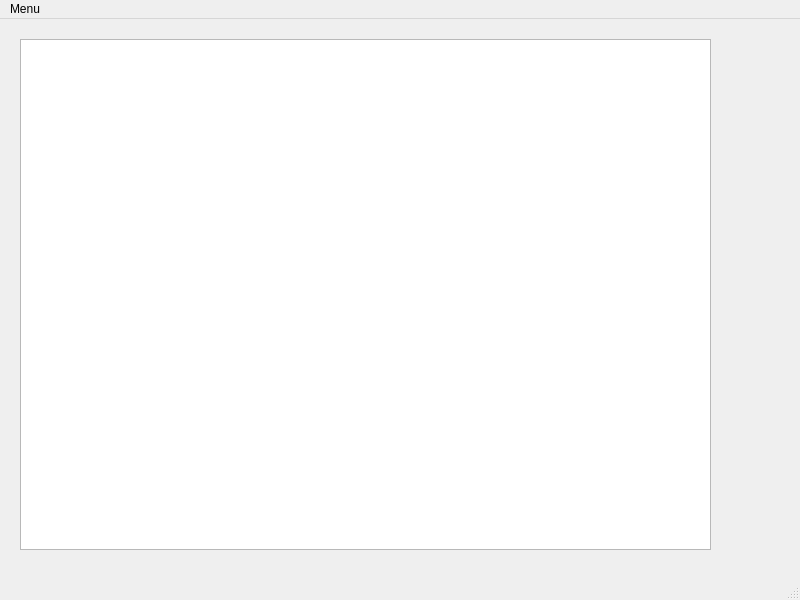
<?xml version="1.0" encoding="UTF-8"?>
<ui version="4.0">
 <class>GestionBorne</class>
 <widget class="QMainWindow" name="GestionBorne">
  <property name="geometry">
   <rect>
    <x>0</x>
    <y>0</y>
    <width>800</width>
    <height>600</height>
   </rect>
  </property>
  <property name="windowTitle">
   <string>GestionBorne</string>
  </property>
  <widget class="QWidget" name="centralwidget">
   <widget class="QTextEdit" name="affichage">
    <property name="geometry">
     <rect>
      <x>20</x>
      <y>20</y>
      <width>691</width>
      <height>511</height>
     </rect>
    </property>
   </widget>
  </widget>
  <widget class="QMenuBar" name="menubar">
   <property name="geometry">
    <rect>
     <x>0</x>
     <y>0</y>
     <width>800</width>
     <height>22</height>
    </rect>
   </property>
   <widget class="QMenu" name="menuMenu">
    <property name="title">
     <string>Menu</string>
    </property>
    <widget class="QMenu" name="menuAjouter_une_Borne">
     <property name="title">
      <string>Ajouter une Borne</string>
     </property>
     <addaction name="actionBorne_Fontaine"/>
     <addaction name="actionBorne_Stationnement"/>
    </widget>
    <addaction name="menuAjouter_une_Borne"/>
    <addaction name="actionSupprimer_une_Borne"/>
    <addaction name="actionQuitter"/>
   </widget>
   <addaction name="menuMenu"/>
  </widget>
  <widget class="QStatusBar" name="statusbar"/>
  <action name="actionSupprimer_une_Borne">
   <property name="text">
    <string>Supprimer une Borne</string>
   </property>
  </action>
  <action name="actionQuitter">
   <property name="text">
    <string>Quitter</string>
   </property>
  </action>
  <action name="actionBorne_Fontaine">
   <property name="text">
    <string>Borne Fontaine</string>
   </property>
  </action>
  <action name="actionBorne_Stationnement">
   <property name="text">
    <string>Borne Stationnement</string>
   </property>
  </action>
 </widget>
 <resources/>
 <connections>
  <connection>
   <sender>actionQuitter</sender>
   <signal>triggered()</signal>
   <receiver>GestionBorne</receiver>
   <slot>close()</slot>
   <hints>
    <hint type="sourcelabel">
     <x>-1</x>
     <y>-1</y>
    </hint>
    <hint type="destinationlabel">
     <x>399</x>
     <y>299</y>
    </hint>
   </hints>
  </connection>
  <connection>
   <sender>actionBorne_Fontaine</sender>
   <signal>triggered()</signal>
   <receiver>GestionBorne</receiver>
   <slot>dialogFontaine()</slot>
   <hints>
    <hint type="sourcelabel">
     <x>-1</x>
     <y>-1</y>
    </hint>
    <hint type="destinationlabel">
     <x>399</x>
     <y>299</y>
    </hint>
   </hints>
  </connection>
  <connection>
   <sender>actionBorne_Stationnement</sender>
   <signal>triggered()</signal>
   <receiver>GestionBorne</receiver>
   <slot>dialogStationnement()</slot>
   <hints>
    <hint type="sourcelabel">
     <x>-1</x>
     <y>-1</y>
    </hint>
    <hint type="destinationlabel">
     <x>399</x>
     <y>299</y>
    </hint>
   </hints>
  </connection>
  <connection>
   <sender>actionSupprimer_une_Borne</sender>
   <signal>triggered()</signal>
   <receiver>GestionBorne</receiver>
   <slot>dialogSupprimer()</slot>
   <hints>
    <hint type="sourcelabel">
     <x>-1</x>
     <y>-1</y>
    </hint>
    <hint type="destinationlabel">
     <x>399</x>
     <y>299</y>
    </hint>
   </hints>
  </connection>
 </connections>
 <slots>
  <slot>dialogFontaine()</slot>
  <slot>dialogStationnement()</slot>
  <slot>dialogSupprimer()</slot>
 </slots>
</ui>
